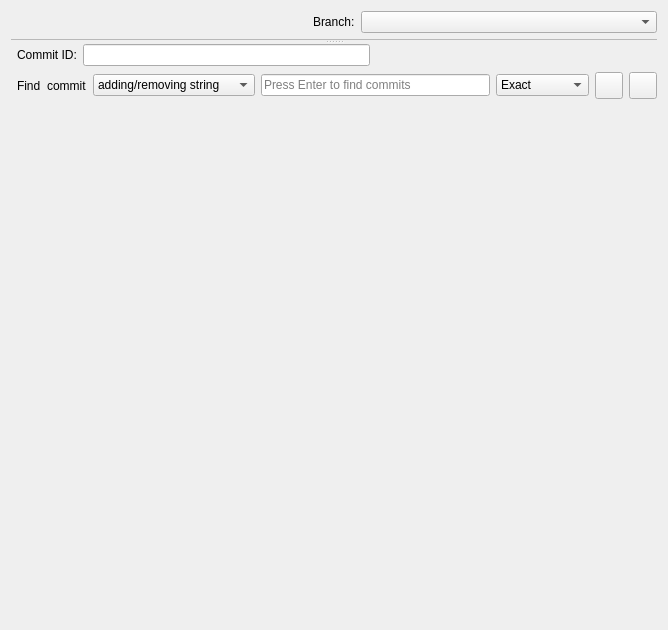
<?xml version="1.0" encoding="UTF-8"?>
<ui version="4.0">
 <class>GitView</class>
 <widget class="QWidget" name="GitView">
  <property name="geometry">
   <rect>
    <x>0</x>
    <y>0</y>
    <width>668</width>
    <height>630</height>
   </rect>
  </property>
  <property name="windowTitle">
   <string>GitView</string>
  </property>
  <layout class="QVBoxLayout" name="verticalLayout_2">
   <item>
    <layout class="QHBoxLayout" name="horizontalLayout">
     <property name="sizeConstraint">
      <enum>QLayout::SizeConstraint::SetDefaultConstraint</enum>
     </property>
     <item>
      <widget class="QtWaitingSpinner" name="branchSpinner" native="true"/>
     </item>
     <item>
      <widget class="QLabel" name="lbBranch">
       <property name="sizePolicy">
        <sizepolicy hsizetype="Fixed" vsizetype="Preferred">
         <horstretch>0</horstretch>
         <verstretch>0</verstretch>
        </sizepolicy>
       </property>
       <property name="text">
        <string>Branch:</string>
       </property>
      </widget>
     </item>
     <item>
      <widget class="QComboBox" name="cbBranch"/>
     </item>
    </layout>
   </item>
   <item>
    <widget class="QSplitter" name="splitter">
     <property name="frameShape">
      <enum>QFrame::Shape::NoFrame</enum>
     </property>
     <property name="orientation">
      <enum>Qt::Orientation::Vertical</enum>
     </property>
     <widget class="QSplitter" name="logWidget">
      <property name="focusPolicy">
       <enum>Qt::FocusPolicy::NoFocus</enum>
      </property>
      <property name="frameShape">
       <enum>QFrame::Shape::StyledPanel</enum>
      </property>
      <property name="frameShadow">
       <enum>QFrame::Shadow::Sunken</enum>
      </property>
      <property name="orientation">
       <enum>Qt::Orientation::Horizontal</enum>
      </property>
      <property name="handleWidth">
       <number>1</number>
      </property>
      <widget class="LogGraph" name="logGraph" native="true"/>
      <widget class="LogView" name="logView" native="true"/>
     </widget>
     <widget class="QWidget" name="verticalLayoutWidget">
      <layout class="QVBoxLayout" name="verticalLayout">
       <item>
        <layout class="QVBoxLayout" name="verticalLayout_3">
         <item>
          <layout class="QHBoxLayout" name="horizontalLayout_2">
           <item>
            <widget class="QtWaitingSpinner" name="diffSpinner" native="true"/>
           </item>
           <item>
            <widget class="QLabel" name="label">
             <property name="text">
              <string>Commit ID:</string>
             </property>
            </widget>
           </item>
           <item>
            <widget class="QLineEdit" name="leSha1"/>
           </item>
           <item>
            <spacer name="horizontalSpacer">
             <property name="orientation">
              <enum>Qt::Orientation::Horizontal</enum>
             </property>
             <property name="sizeHint" stdset="0">
              <size>
               <width>40</width>
               <height>20</height>
              </size>
             </property>
            </spacer>
           </item>
          </layout>
         </item>
         <item>
          <layout class="QHBoxLayout" name="horizontalLayout_3">
           <item>
            <widget class="QtWaitingSpinner" name="findSpinner" native="true"/>
           </item>
           <item>
            <widget class="QLabel" name="label_3">
             <property name="text">
              <string>Find</string>
             </property>
            </widget>
           </item>
           <item>
            <widget class="QLabel" name="label_2">
             <property name="text">
              <string>commit</string>
             </property>
            </widget>
           </item>
           <item>
            <widget class="QComboBox" name="cbFindWhat">
             <item>
              <property name="text">
               <string>adding/removing string</string>
              </property>
             </item>
             <item>
              <property name="text">
               <string>changing lines matching</string>
              </property>
             </item>
             <item>
              <property name="text">
               <string>containing</string>
              </property>
             </item>
            </widget>
           </item>
           <item>
            <widget class="QLineEdit" name="leFindWhat">
             <property name="placeholderText">
              <string>Press Enter to find commits</string>
             </property>
            </widget>
           </item>
           <item>
            <widget class="QComboBox" name="cbFindType">
             <item>
              <property name="text">
               <string>Exact</string>
              </property>
             </item>
             <item>
              <property name="text">
               <string>Ignore case</string>
              </property>
             </item>
             <item>
              <property name="text">
               <string>Regexp</string>
              </property>
             </item>
            </widget>
           </item>
           <item>
            <widget class="ColoredIconToolButton" name="tbPrev">
             <property name="toolTip">
              <string>Find previous</string>
             </property>
             <property name="text">
              <string/>
             </property>
             <property name="iconSize">
              <size>
               <width>20</width>
               <height>20</height>
              </size>
             </property>
            </widget>
           </item>
           <item>
            <widget class="ColoredIconToolButton" name="tbNext">
             <property name="toolTip">
              <string>Find next</string>
             </property>
             <property name="text">
              <string/>
             </property>
             <property name="iconSize">
              <size>
               <width>20</width>
               <height>20</height>
              </size>
             </property>
            </widget>
           </item>
          </layout>
         </item>
        </layout>
       </item>
       <item>
        <widget class="DiffView" name="diffView" native="true"/>
       </item>
      </layout>
     </widget>
    </widget>
   </item>
  </layout>
 </widget>
 <customwidgets>
  <customwidget>
   <class>DiffView</class>
   <extends>QWidget</extends>
   <header>diffview.h</header>
   <container>1</container>
  </customwidget>
  <customwidget>
   <class>LogView</class>
   <extends>QWidget</extends>
   <header>logview.h</header>
   <container>1</container>
  </customwidget>
  <customwidget>
   <class>QtWaitingSpinner</class>
   <extends>QWidget</extends>
   <header>waitingspinnerwidget.h</header>
   <container>1</container>
  </customwidget>
  <customwidget>
   <class>LogGraph</class>
   <extends>QWidget</extends>
   <header>logview.h</header>
   <container>1</container>
  </customwidget>
  <customwidget>
   <class>ColoredIconToolButton</class>
   <extends>QToolButton</extends>
   <header>coloredicontoolbutton.h</header>
  </customwidget>
 </customwidgets>
 <tabstops>
  <tabstop>cbBranch</tabstop>
  <tabstop>logWidget</tabstop>
  <tabstop>leSha1</tabstop>
  <tabstop>cbFindWhat</tabstop>
  <tabstop>leFindWhat</tabstop>
  <tabstop>cbFindType</tabstop>
  <tabstop>tbPrev</tabstop>
  <tabstop>tbNext</tabstop>
 </tabstops>
 <resources/>
 <connections/>
</ui>
